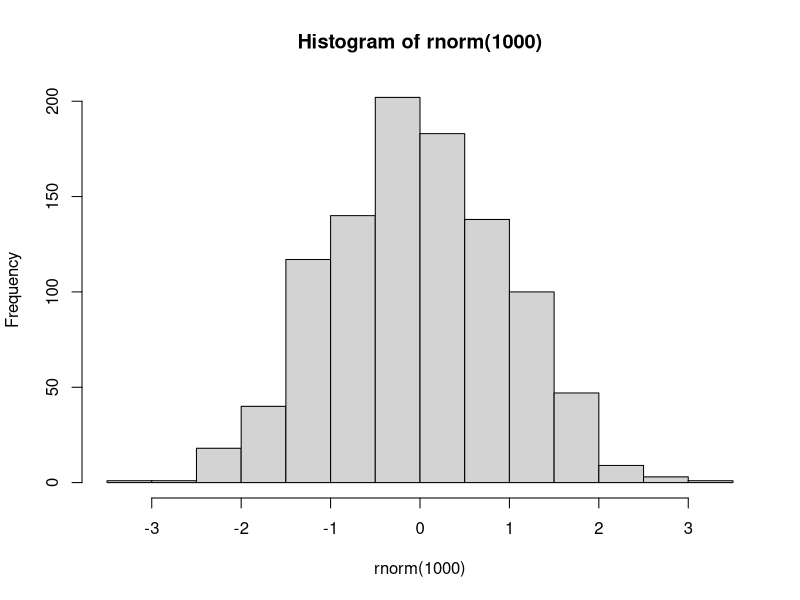

The R script that drew this image:
## ---- chunk 1
1 + 1
## ---- chunk 2
x <- 1:10
x
x * 2
## ---- chunk 3
hist(rnorm(1000))
